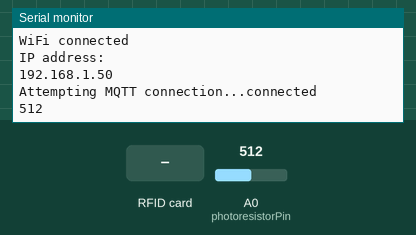
Recording of a sketch running on a simulated ESP8266 (NodeMCU). Shown: the last lines printed to the serial monitor. The test bench sets the inputs (shaded band); at power-on: A0 (photoresistorPin) = 512. WiFi joins after 1.5 s; servers stay silent unless stated; no MQTT or app messages arrive unless stated.

Above: at 2.7 s.
2.8 s: RFID card 5E 7A 19 C4 held to the reader
At 5.3 s:
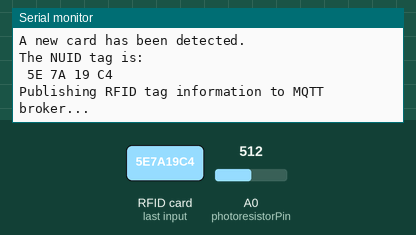
6.1 s: RFID card 5E 7A 19 C4 held to the reader
At 14.1 s:
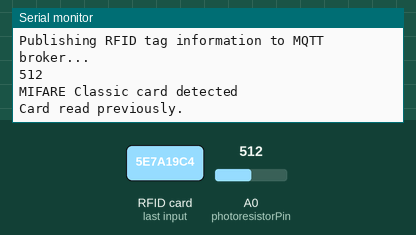
15.6 s: A0 (photoresistorPin) set to 900
At 18.2 s:
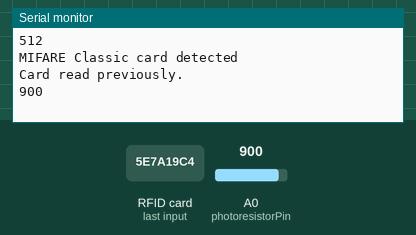
Timing chart, 0 to 18.4 s (numbered marks = the images above; inputs shaded):
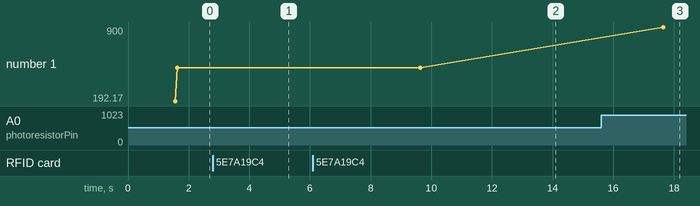

The sketch:

RFID.ino
```cpp
#include <SPI.h>
#include <MFRC522.h>
#include <WiFiClient.h>
#include <PubSubClient.h>
#include <ESP8266WiFi.h>

#define D8_PIN 15
#define D0_PIN 16

MFRC522 rfid(D8_PIN, D0_PIN); // Instance of the class

MFRC522::MIFARE_Key key;

// Init array that will store new NUID
byte nuidPICC[4];

// WiFi and MQTT settings
const char* ssid = "Byte me";
const char* password = "Arinaisthebest!";
const char* mqtt_server = "10.0.0.167";

WiFiClient espClient;
PubSubClient client(espClient);

const int photoresistorPin = A0;
const char* topic = "light_intensity";

void setup() {
    Serial.begin(115200);
    SPI.begin();     // Init SPI bus
    rfid.PCD_Init(); // Init MFRC522

    // Connect to WiFi
    Serial.println();
    Serial.print("Connecting to ");
    Serial.println(ssid);
    WiFi.begin(ssid, password);
    while (WiFi.status() != WL_CONNECTED) {
        delay(500);
        Serial.print(".");
    }
    Serial.println("");
    Serial.println("WiFi connected");
    Serial.println("IP address: ");
    Serial.println(WiFi.localIP());

    // Set MQTT server and callback function
    client.setServer(mqtt_server, 1883);
}

void loop() {
    if (!client.connected()) {
        reconnect();
    }
    client.loop();

    // RFID tag reading
    if (rfid.PICC_IsNewCardPresent()) {
        if (rfid.PICC_ReadCardSerial()) {
            MFRC522::PICC_Type piccType = rfid.PICC_GetType(rfid.uid.sak);

            if (piccType == MFRC522::PICC_TYPE_MIFARE_MINI ||
                piccType == MFRC522::PICC_TYPE_MIFARE_1K ||
                piccType == MFRC522::PICC_TYPE_MIFARE_4K)
            {
                Serial.println(F("MIFARE Classic card detected"));
                if (rfid.uid.uidByte[0] != nuidPICC[0] ||
                    rfid.uid.uidByte[1] != nuidPICC[1] ||
                    rfid.uid.uidByte[2] != nuidPICC[2] ||
                    rfid.uid.uidByte[3] != nuidPICC[3])
                {
                    Serial.println(F("A new card has been detected."));
                    for (byte i = 0; i < 4; i++)
                    {
                        nuidPICC[i] = rfid.uid.uidByte[i];
                    }
                    Serial.println(F("The NUID tag is:"));
                    printHex(rfid.uid.uidByte, rfid.uid.size);
                    Serial.println();
                    Serial.println(F("Publishing RFID tag information to MQTT broker..."));
                    String tagInfo = "";
                    tagInfo += (char)rfid.uid.uidByte[0];
                    tagInfo += (char)rfid.uid.uidByte[1];
                    tagInfo += (char)rfid.uid.uidByte[2];
                    tagInfo += (char)rfid.uid.uidByte[3];
                    client.publish("RFID/Tag", tagInfo.c_str());
                }
                else {
                    Serial.println(F("Card read previously."));
                }
            }
            else {
                Serial.println(F("Your tag is not of type MIFARE Classic."));
            }

            rfid.PICC_HaltA();
            rfid.PCD_StopCrypto1();

            delay(5000);
        }
    }

    // Light intensity reading
    int lightIntensity = analogRead(photoresistorPin);
    Serial.println(lightIntensity);
    client.publish(topic, String(lightIntensity).c_str());
    delay(3000); // adjust delay as needed
}

void printHex(byte *buffer, byte bufferSize) {
    for (byte i = 0; i < bufferSize; i++) {
        Serial.print(buffer[i] < 0x10 ? " 0" : " ");
        Serial.print(buffer[i], HEX);
    }
}

void reconnect() {
    while (!client.connected()) {
        Serial.print("Attempting MQTT connection...");
        if (client.connect("vanieriot")) {
            Serial.println("connected");
        } else {
            Serial.print("failed, rc=");
            Serial.print(client.state());
            Serial.println(" try again in 3 seconds");
            delay(3000);
        }
    }
}

void setup_wifi() {
    delay(10);
    Serial.println();
    Serial.print("Connecting to ");
    Serial.println(ssid);
    WiFi.begin(ssid, password);
    while (WiFi.status() != WL_CONNECTED) {
        delay(500);
        Serial.print(".");
    }
    Serial.println("");
    Serial.print("WiFi connected - ESP-8266 IP address: ");
    Serial.println(WiFi.localIP());
}
```

Measured:
- after the input at 2.8 s, the serial monitor: prints a new line after 1.8 s (image 1)
- after the input at 6.1 s, the serial monitor: prints a new line after 6.5 s (image 2)
- after the input at 15.6 s, the serial monitor: prints a new line after 2.0 s (image 3)
- plotted number 1: 512 → 900 after the input at 15.6 s
